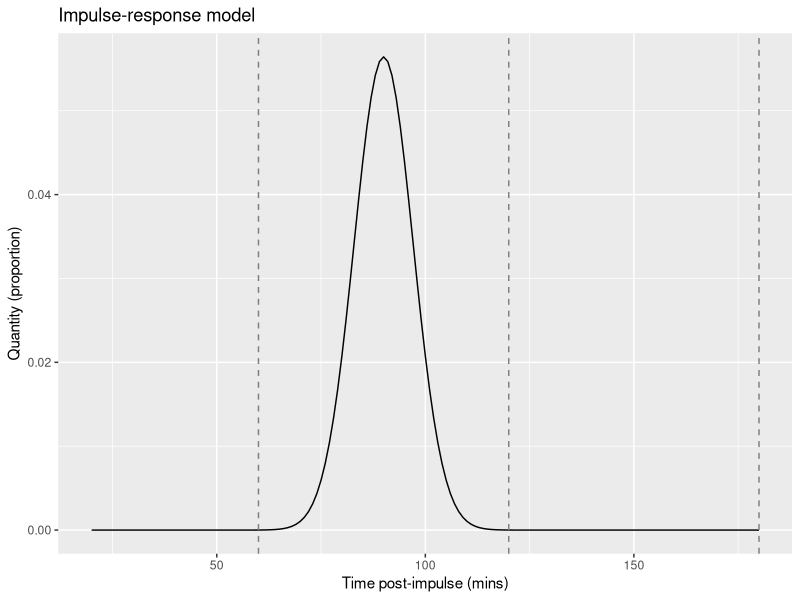
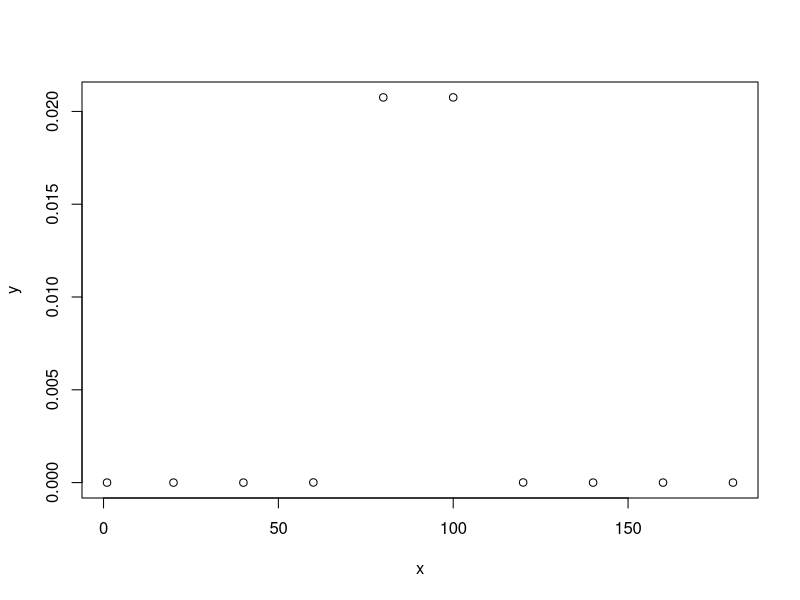

The R source for these figures, in order:
# aim: to trial a experiment for estimating,
# 1) the residence time for specific sampling points (alpha) (minutes)
# 2) the percentage recovery (rho)

# ** Brief description of model **
# - Assuming a impulse-response model...
# - an amount (impulse) is deposited in the sewer network, upstream
# - this is then detected downstream, as a response
# - the response is assumed to take the form of a Gaussian distribution,
# - with mean "alpha" and variance "alpha_v"

# assumptions in the model...
# we know the residence time (alpha), assume minutes
# the recovery is 1.00
# the distribution of alpha is normal

library(ggplot2)

# Assumptions of the impulse
impulse <- 1E+100
alpha <- 90
alpha_v <- 50
t_max <- 180

# assumptions for the sampling
samp <- 10 # maximum number of samples
samp_dur <- 1 # duration of the sampling

# simple plot of normal dist
t <- seq(20,t_max,1)
ty <- dnorm(t,alpha,sd=sqrt(alpha_v))

dat <- data.frame(t,ty)

p1 <- ggplot(dat,aes(x=t,y=ty)) + geom_line() + 
  geom_vline(xintercept = c(60,120,180),lty=2,col="grey50") +
  labs(title="Impulse-response model",x ="Time post-impulse (mins)", y = "Quantity (proportion)")
p1

# so let's optimistically hope that all the tracer will be shed within about 1 hour
# - this corresponds to about alpha_v = 50


# 1 - simulate our output response
# - simulate our data collection (x)
x <- floor(seq(1,t_max,length.out=samp))

# here we want to have a value of the impulse that will be present in
# the sample...
# this is going to be complicated because,
# - time is continuous! (or split into segments)
# - diluation is going to happen in the water and we
#   need to account for this!
y <- dnorm(x,alpha,sd=sqrt(alpha_v))

plot(x,y)

# estimate the values of alpha from this data
# using MoM...
# using the equation in the paper..

# I'm not sure if the dnorm should be used above, or something else?
#e_hat <- y / *integral of y*
# https://stat.ethz.ch/R-manual/R-devel/library/stats/html/ecdf.html  
  x <- rnorm(12)
Fn <- ecdf(x)
